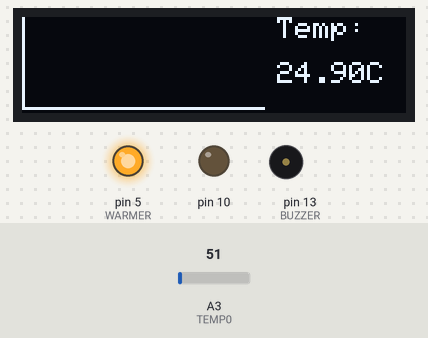
Bench run of a sketch on a simulated Arduino Uno, built with avr-gcc and run on an emulated ATmega328P. On the bench: 128×32 one-colour display, output pins drawn as LEDs (lit = HIGH), buzzer (waves = sounding, pin HIGH). The test bench sets the inputs (shaded band); at power-on: A3 (TEMP0) = 51. Storage starts empty; what the sketch prints to the serial monitor is not drawn.

Above: at 1.6 s.
1.7 s: A3 (TEMP0) set to 65
At 2.8 s:
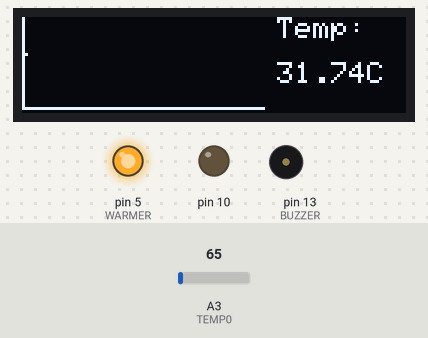
4.7 s: A3 (TEMP0) set to 81
At 5.8 s:
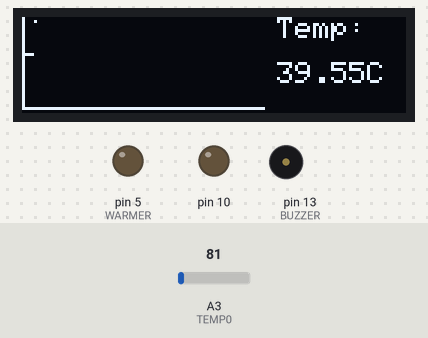
7.7 s: A3 (TEMP0) set to 86
At 9.0 s:
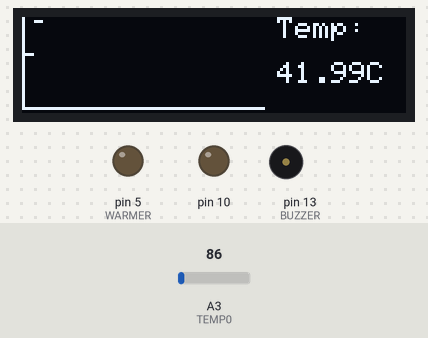
Timing chart, 0 to 10.7 s (numbered marks = the images above; inputs shaded):
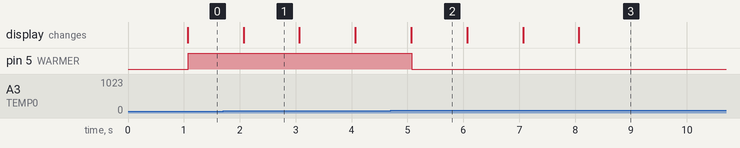

The sketch:

incubator.ino
```cpp
/*
 * SSD1306 code from: https://randomnerdtutorials.com/guide-for-oled-display-with-arduino/
 */
#include <Wire.h>
#include <Adafruit_GFX.h>
#include <Adafruit_SSD1306.h>
// #include <DallasTemperature.h>// DS18B20 lib
#include <MsTimer2.h>
#include <SPI.h>
#include <SD.h>

#define SCREEN_WIDTH 128
#define SCREEN_HEIGHT 32
#define OLED_RESET 4
#define TEMP0 A3
#define ONE_WIRE_BUS 2
#define WARMER 5
#define tim 1000 // timer, set as 1k ms
#define BUZZER 13 // pin D13
// OLED parameter
Adafruit_SSD1306 display(SCREEN_WIDTH, SCREEN_HEIGHT, &Wire, OLED_RESET);

File myFile;
//OneWire oneWire(ONE_WIRE_BUS);
//DallasTemperature sensors(&oneWire);

_Bool timer_state;        //timer status
unsigned char temps[80];  //store temp value
unsigned char val ;       //time of storing temperature
unsigned int beep_time;   //unacceptable time
unsigned int beep_begin = 180;//start beeping time
unsigned int beep_end = 180;  //total beeping time(s)
float temp;
float sum = 0.0;
bool initialized;

void setup() {
  Serial.begin(9600);
  Wire.begin();


//  sensors.begin();  // initialize DS18B20 lib

  pinMode(10, OUTPUT);
  if (!SD.begin()) {
    Serial.println("initialization failed!");
  }


  if(!display.begin(SSD1306_SWITCHCAPVCC, 0x3C)) {
    Serial.println(F("SSD1306 allocation failed"));
    for(;;); // Don't proceed, loop forever
  }


  MsTimer2::set(tim, refresh);
  MsTimer2::start();

  // Initialize pins
  pinMode(TEMP0, INPUT);

  pinMode(BUZZER, OUTPUT);
  digitalWrite(BUZZER, LOW);
  pinMode(WARMER, OUTPUT);
  digitalWrite(WARMER, LOW);

  display.clearDisplay();
  unsigned char i;
  // At beginning, OLED screen will just show a flat line for 30
  for (i = 0; i < 80; i++) {
    temps[i] = 30;
  }

  initialized = false;

}

void loop() {
  if (timer_state == true) {
    /*
    sensors.requestTemperatures();            // request temp
    float temp = sensors.getTempCByIndex(0);
    */
    // read temperature and update OLED screen
    temp = read_temp();
    Serial.print(temp);
    Serial.println(" C"); // serialport send temp data
    Temp_coord(temp);     // change temp into coordinates
    Temp_display(temp);   // OLED show temp
    Warm(temp);           // heater and BUZZER control
    temp_save(temp);      // store temp data
    timer_state = false;
  }
}

void refresh() {
  timer_state = true;
}

void Temp_display(float temp) { //OLED display temp，input=temp
  display.clearDisplay();       // clear screen
  display.setTextColor(WHITE);  // set while to be visable
  display.setTextSize(1);       //set text size
  display.setCursor(85, 0);     //set cursor place
  display.print("Temp:");       //words
  display.setCursor(85, 15);    //set cursor place
  display.print((String)temp);          //show temp
  display.print("C");
  display.drawLine(0, 0, 0, 30, WHITE);   //draw Y axis
  display.drawLine(0, 30, 80, 30, WHITE); //draw X axis

  Display_temps();              //show temp point
  display.display();            //update screen
}

void Warm(float temp) {          //decide to warm&alarm or not
  if (temp <= 34.5) {               //below 34.5 celcius
    digitalWrite(WARMER, HIGH);  //start heater
  }
  if (temp >= 35.5) {         //above 35.5
    digitalWrite(WARMER, LOW);   //heater off
  }
  if (temp <= 34 || temp > 36) {
    beep_time += (tim / 1000);
  }
  else {
    initialized = true;
    beep_time = 0;
  }
  if (beep_time > beep_begin && beep_time < beep_begin + beep_end && initialized) {
    //unacceptable temp for 3 min，3X60=180s
    digitalWrite(BUZZER, HIGH);
  }
  else {
    digitalWrite(BUZZER, LOW);
  }
  if (beep_time  >= beep_begin + beep_end) {
    beep_time = 0;
  }
}

void Display_temps() {
  unsigned char i;
  for (i = 0; i <= 79; i++) {    //show temp points chronologically
    display.drawPixel(i, temps[i], WHITE);
  }
  display.display();
}

float read_temp() {
  // Take average of a couple reads
  unsigned char i;
  sum = 0;
  for (i = 0; i < 5; i++) {
    sum += ((analogRead(TEMP0) * 500.0) / 1024.0);
  }
  sum /= 5.0;
  return sum;

  //return ((analogRead(TEMP0) * 500.0) / 1024.0); // reading * 5000 / 1024 calibrates ADC to volts, and division by 10 calibrates to celcius
}

void Temp_coord(float temp) {
  unsigned char i;
  if (val < 79) {   //first 79 points show as it is
    temps[val] = 60 - char(temp * 1.5 + 0.5);
    val++;
  }
  else {
    for (i = 0; i <= 79; i++) {  //80 and more, push the first point
      temps[i] = temps[i + 1];
    }
    temps[79] = 60 - char(temp * 1.5  + 0.5); //fill in the last temp as the 79th point
  }
}

void temp_save(float temp) {
  //open file, only one at a time
  myFile = SD.open("temp.CSV", FILE_WRITE);
  // if open, write down
  if (myFile)
  {
    Serial.print("Writing to test.txt...");
    time_disposal();
    myFile.print((String)temp);
    myFile.println("C");
    // close file
    myFile.close();
    Serial.println("done.");
  }
  else
  {
    //if not open, show this
    Serial.println("error opening test.txt");
  }
}

void time_disposal() {  //read and show as hour, min, and second
  long val = millis();   //val=ms，below is turning it into hour, min, and sec
  unsigned char hour = (val / 1000) / 3600;
  unsigned char minusrt = ((val / 1000) / 60) % 60;
  unsigned char second = (val / 1000) % 60;
  myFile.print(hour);
  myFile.print("：");
  myFile.print(minusrt);
  myFile.print("：");
  myFile.print(second);
  myFile.print(",");      //write in chronological order
}
```

Measured:
- the behaviour switches between 72 and 73 on A3 (TEMP0) (found by bisection; images 1 and 2)
- after the input at 4.7 s, pin 5 (WARMER): HIGH → LOW after 0.38 s
